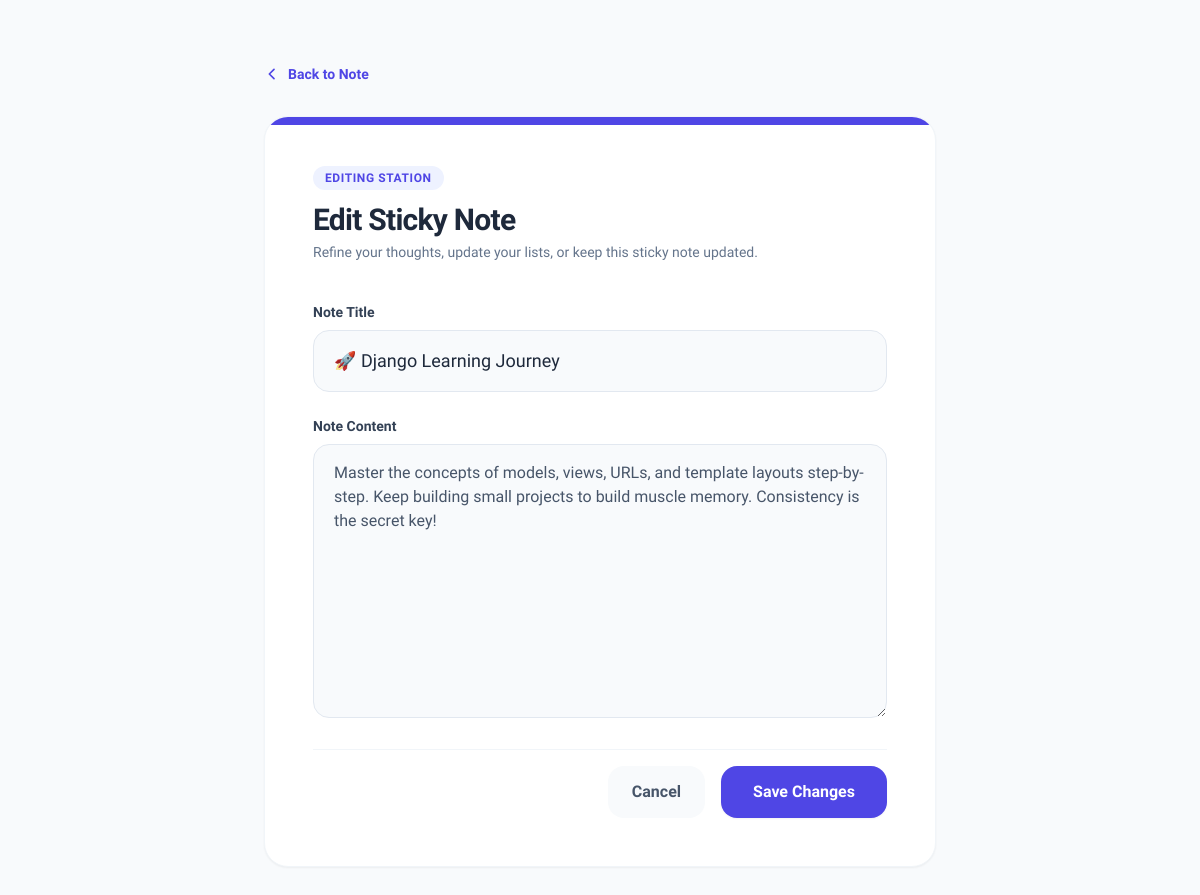
Page /4/edit/ on the committed database.
### notes/models.py (models this page shows, shortened)
class Note(models.Model):
    title = models.CharField(
        max_length=200,
        help_text="The main heading for your sticky note card."
    )
    content = models.TextField(
        help_text="The rich details and descriptions of your thoughts."
    )
    created_at = models.DateTimeField(auto_now_add=True)

### notes/views.py (the view)
# urls.py: path('<int:pk>/edit/', views.edit_note, name='edit_note'),
def edit_note(request, pk):
    note = Note.objects.get(pk=pk)
    if request.method == 'POST':
        form = NoteForm(request.POST, instance=note)
        if form.is_valid():
            form.save()
            return redirect('notes:note_detail', pk=note.pk)
    else:
        form = NoteForm(instance=note)
    context = {
        'form': form,
        'note': note,
    }
    return render(request, 'notes/edit_note.html', context)

### notes/forms.py
class NoteForm(forms.ModelForm):
    class Meta:
        model = Note
        fields = ['title', 'content']
        widgets = {
            'title': forms.TextInput(attrs={
                'class': 'w-full px-5 py-4 text-lg bg-slate-50 border border-slate-200 rounded-2xl focus:outline-none focus:ring-2 focus:ring-indigo-500 focus:bg-white transition-all duration-300 placeholder:text-slate-400 font-medium text-slate-800',
                'placeholder': 'Give your note a title...'
            }),
            'content': forms.Textarea(attrs={
                'class': 'w-full px-5 py-4 text-base bg-slate-50 border border-slate-200 rounded-2xl focus:outline-none focus:ring-2 focus:ring-indigo-500 focus:bg-white transition-all duration-300 placeholder:text-slate-400 text-slate-600 min-h-[160px] resize-y',
                'placeholder': 'Type your thoughts or ideas here...'
            }),
        }

### notes/templates/notes/edit_note.html (shortened to what this page needs)
<!DOCTYPE html>
<html lang="en">
<head>
    <script src="https://cdn.tailwindcss.com"></script>
</head>
<body class="bg-slate-50 min-h-screen text-slate-800 antialiased selection:bg-indigo-100 selection:text-indigo-900 py-16 px-4">
    <div class="max-w-2xl mx-auto">
        <a href="{% url 'notes:note_detail' note.pk %}"
            class="inline-flex items-center text-sm font-semibold text-indigo-600 hover:text-indigo-800 transition-colors mb-8 group">
            <svg class="w-4 h-4 mr-2 transform group-hover:-translate-x-1 transition-transform" fill="none"
                stroke="currentColor" viewBox="0 0 24 24">
                <path stroke-linecap="round" stroke-linejoin="round" stroke-width="2.5" d="M15 19l-7-7 7-7" />
            </svg>
            Back to Note
        </a>
        <div class="bg-white rounded-3xl p-8 md:p-12 shadow-sm border border-slate-100 relative overflow-hidden">
            <div class="absolute top-0 left-0 w-full h-[8px] bg-indigo-600"></div>
            <header class="mb-10">
                <span class="bg-indigo-50 text-indigo-600 px-3 py-1 rounded-full text-xs font-semibold tracking-wider uppercase inline-block mb-3">
                    Editing Station
                </span>
                <h1 class="text-3xl font-extrabold text-slate-800 tracking-tight">
                    Edit Sticky Note
                </h1>
                <p class="text-slate-500 text-sm mt-1">
                    Refine your thoughts, update your lists, or keep this sticky note updated.
                </p>
            </header>
            <form method="POST" class="space-y-6">
                <div>
                    <label for="{{ form.title.id_for_label }}" class="block text-sm font-bold text-slate-700 mb-2">
                        Note Title
                    </label>
                    {{ form.title }}
                </div>
                <div>
                    <label for="{{ form.content.id_for_label }}" class="block text-sm font-bold text-slate-700 mb-2">
                        Note Content
                    </label>
                    {{ form.content }}
                </div>
                <div class="flex flex-col sm:flex-row gap-4 justify-end pt-4 border-t border-slate-100">
                    <a href="{% url 'notes:note_detail' note.pk %}"
                        class="w-full sm:w-auto text-center px-6 py-3.5 bg-slate-50 hover:bg-slate-100 text-slate-600 font-semibold rounded-2xl transition-colors duration-300">
                        Cancel
                    </a>
                    <button type="submit"
                        class="w-full sm:w-auto px-8 py-3.5 bg-indigo-600 hover:bg-indigo-700 active:scale-95 text-white font-semibold rounded-2xl shadow-sm hover:shadow-md transition-all duration-300">
                        Save Changes
                    </button>
                </div>
            </form>
        </div>
    </div>
</body>
</html>

### notes/templates/notes/edit_note.html (style rules this page uses)
body { font-family: 'Plus Jakarta Sans', sans-serif; }

### rows in the picture
Note: title "🚀 Django Learning Journey", content "Master the concepts of models, views, URLs, and template layouts step-by-step. Keep building small projects to build muscle memory. Consistency is the secret key!"
